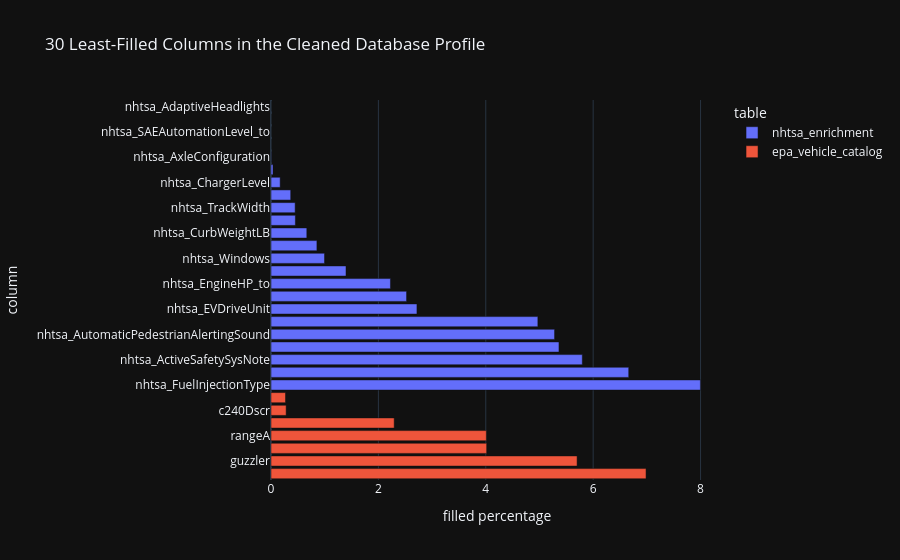

Source (notebook cell):
### Markdown cell above
### Database-wide Column Completeness and Categorical Profile

This section profiles **every column in every user table** in `CAR_DATA_CLEANED.db`.

- `filled_pct` is the percentage of profiled rows with a usable value: **100% means every profiled row is filled**.
- `missing_pct` treats SQLite `NULL` and blank/whitespace text as missing; numeric zero remains a valid value.
- The most repeated value is shown only for columns classified as categorical. IDs, dates, free text, and continuous numeric fields show `not applicable` instead.
- `filled_pct`, `missing_pct`, and missing-row counts are exact: one aggregate SQLite scan runs across every row in each table.
- The categorical classification and mode are calculated from a deterministic rowid-stratified sample (up to 5,000 rows) to keep the profile practical on this 10 GB database.

### Code cell
def quote_identifier(identifier: str) -> str:
    return '"' + identifier.replace('"', '""') + '"'


def table_profile_metadata(
    conn: sqlite3.Connection,
    table_row_counts: dict[str, int] | None = None,
) -> list[tuple[str, int, list[tuple[str, str]]]]:
    tables = [
        row[0]
        for row in conn.execute(
            """
            SELECT name
            FROM sqlite_master
            WHERE type = 'table' AND name NOT LIKE 'sqlite_%'
            ORDER BY name
            """
        )
    ]
    metadata = []
    for table in tables:
        table_sql = quote_identifier(table)
        row_count = (
            int(table_row_counts[table])
            if table_row_counts is not None and table in table_row_counts
            else int(conn.execute(f'SELECT COUNT(*) FROM {table_sql}').fetchone()[0])
        )
        columns = [
            (str(row[1]), str(row[2] or ''))
            for row in conn.execute(f'PRAGMA table_info({table_sql})').fetchall()
        ]
        metadata.append((table, row_count, columns))
    return metadata


def read_stratified_rowid_sample(
    conn: sqlite3.Connection,
    table: str,
    row_count: int,
    sample_size: int,
    extra_select: str = '',
    extra_join: str = '',
) -> pd.DataFrame:
    table_sql = quote_identifier(table)
    if row_count == 0:
        return pd.read_sql_query(f'SELECT base.* {extra_select} FROM {table_sql} AS base {extra_join} LIMIT 0', conn)

    sample_rows = min(row_count, sample_size)
    if sample_rows == row_count:
        return pd.read_sql_query(f'SELECT base.* {extra_select} FROM {table_sql} AS base {extra_join}', conn)

    max_rowid = conn.execute(f'SELECT MAX(rowid) FROM {table_sql}').fetchone()[0]
    block_count = min(50, sample_rows)
    rows_per_block = (sample_rows + block_count - 1) // block_count
    rowid_stride = max(max_rowid // block_count, rows_per_block)
    query = f"""
        WITH RECURSIVE sample_blocks(block_number) AS (
            VALUES(0)
            UNION ALL
            SELECT block_number + 1
            FROM sample_blocks
            WHERE block_number < {block_count - 1}
        )
        SELECT base.* {extra_select}
        FROM sample_blocks AS block
        INNER JOIN {table_sql} AS base
            ON base.rowid >= 1 + block.block_number * {rowid_stride}
           AND base.rowid < 1 + block.block_number * {rowid_stride} + {rows_per_block}
        {extra_join}
        ORDER BY base.rowid
    """
    return pd.read_sql_query(query, conn)


def missing_value_mask(series: pd.Series) -> pd.Series:
    missing = series.isna()
    if pd.api.types.is_object_dtype(series) or pd.api.types.is_string_dtype(series):
        missing = missing | series.astype('string').str.strip().eq('').fillna(False)
    return missing


def semantic_column_type(
    column: str,
    declared_type: str,
    observed: pd.Series,
    distinct_non_missing: int,
) -> str:
    name = column.lower()
    type_name = declared_type.upper()
    non_missing_count = int(observed.shape[0])
    identifier_tokens = ('vin', 'uuid', 'guid', 'url', 'uri', 'hash')
    date_tokens = ('date', 'time', 'timestamp', 'month_start', 'loaddate')

    if any(token in name for token in identifier_tokens) or name.endswith('_id'):
        return 'identifier'
    if any(token in name for token in date_tokens):
        return 'date_or_time'

    text_like = (
        any(token in type_name for token in ('CHAR', 'TEXT', 'CLOB'))
        or pd.api.types.is_object_dtype(observed)
        or pd.api.types.is_string_dtype(observed)
    )
    if text_like:
        categorical_limit = min(5_000, max(50, int(non_missing_count * 0.20)))
        return 'categorical' if distinct_non_missing <= categorical_limit else 'free_text_or_high_cardinality'

    if distinct_non_missing <= 20:
        return 'categorical'
    return 'numeric_or_continuous'


def truncate_value(value: object, limit: int = 80) -> str:
    text = str(value).replace('\n', ' ').strip()
    return text if len(text) <= limit else f'{text[:limit - 3]}...'


def full_table_completeness(
    conn: sqlite3.Connection,
    table: str,
    columns: list[tuple[str, str]],
) -> tuple[int, dict[str, int]]:
    table_sql = quote_identifier(table)
    select_expressions = ['COUNT(*) AS rows_in_table']
    for index, (column, _) in enumerate(columns):
        column_sql = quote_identifier(column)
        missing_condition = (
            column_sql + ' IS NULL OR LENGTH(TRIM(CAST(' + column_sql + ' AS TEXT))) = 0'
        )
        select_expressions.append(
            'COALESCE(SUM(CASE WHEN ' + missing_condition + ' THEN 1 ELSE 0 END), 0) '
            + f'AS missing_{index}'
        )
    row = conn.execute('SELECT ' + ', '.join(select_expressions) + ' FROM ' + table_sql).fetchone()
    missing_rows_by_column = {
        column: int(row[index + 1])
        for index, (column, _) in enumerate(columns)
    }
    return int(row[0]), missing_rows_by_column


def profile_cleaned_database(
    db_path: Path,
    sample_size: int,
    table_row_counts: dict[str, int] | None = None,
) -> tuple[pd.DataFrame, pd.DataFrame]:
    column_records = []
    table_records = []
    with sqlite3.connect(db_path) as conn:
        for table, row_count, columns in table_profile_metadata(conn, table_row_counts):
            sample = read_stratified_rowid_sample(conn, table, row_count, sample_size)
            rows_profiled = int(sample.shape[0])
            exact_rows, exact_missing_rows = full_table_completeness(conn, table, columns)
            profile_scope = (
                'full-table completeness; deterministic categorical sample '
                + f'(up to {sample_size:,} rows)'
            )
            for column, declared_type in columns:
                series = sample[column]
                missing = missing_value_mask(series)
                non_missing = series.loc[~missing]
                distinct_non_missing = int(non_missing.nunique(dropna=True))
                semantic_type = semantic_column_type(
                    column,
                    declared_type,
                    non_missing,
                    distinct_non_missing,
                )
                profiled_non_missing_rows = int(non_missing.shape[0])
                mode_value: str | None = None
                mode_count = 0

                if semantic_type == 'categorical' and not non_missing.empty:
                    counts = non_missing.value_counts(dropna=True)
                    mode_value = truncate_value(counts.index[0])
                    mode_count = int(counts.iloc[0])

                row_count_for_fill = exact_rows
                missing_rows = exact_missing_rows[column]
                non_missing_rows = exact_rows - missing_rows

                filled_pct = 100 * non_missing_rows / row_count_for_fill if row_count_for_fill else np.nan
                column_records.append(
                    {
                        'table': table,
                        'column': column,
                        'declared_type': declared_type or 'not declared',
                        'semantic_type': semantic_type,
                        'rows_in_table': row_count,
                        'rows_sampled_for_categorical_profile': rows_profiled,
                        'profile_scope': profile_scope,
                        'filled_pct': filled_pct,
                        'missing_pct': 100 - filled_pct if pd.notna(filled_pct) else np.nan,
                        'missing_rows': missing_rows,
                        'distinct_non_missing_profiled': distinct_non_missing,
                        'most_repeated_value': mode_value if semantic_type == 'categorical' else 'not applicable',
                        'sample_mode_count': mode_count if semantic_type == 'categorical' else np.nan,
                        'sample_mode_share_of_filled_pct': (
                            100 * mode_count / profiled_non_missing_rows
                            if semantic_type == 'categorical' and profiled_non_missing_rows
                            else np.nan
                        ),
                    }
                )

            table_records.append(
                {
                    'table': table,
                    'rows_in_table': row_count,
                    'columns': len(columns),
                    'rows_scanned_for_completeness': exact_rows,
                    'rows_sampled_for_categorical_profile': rows_profiled,
                    'profile_scope': profile_scope,
                }
            )

    columns_profile = pd.DataFrame(column_records).sort_values(
        ['table', 'missing_pct', 'column'],
        ascending=[True, False, True],
    ).reset_index(drop=True)
    tables_profile = pd.DataFrame(table_records)
    completeness_summary = (
        columns_profile.groupby('table', as_index=False)
        .agg(
            rows_in_table=('rows_in_table', 'first'),
            columns=('column', 'size'),
            average_filled_pct=('filled_pct', 'mean'),
            columns_below_95_pct_filled=('filled_pct', lambda values: int(values.lt(95).sum())),
            columns_at_100_pct_filled=('filled_pct', lambda values: int(np.isclose(values, 100).sum())),
        )
        .merge(
            tables_profile[
                ['table', 'rows_scanned_for_completeness', 'rows_sampled_for_categorical_profile', 'profile_scope']
            ],
            on='table',
            how='left',
        )
    )
    return columns_profile, completeness_summary


table_row_counts = schema_overview.set_index('table')['rows'].astype(int).to_dict()
column_profile, database_completeness_kpis = profile_cleaned_database(
    DB_PATH,
    sample_size=COLUMN_PROFILE_SAMPLE_SIZE,
    table_row_counts=table_row_counts,
)

display(
    database_completeness_kpis.style.format(
        {
            'average_filled_pct': '{:.2f}%',
            'rows_in_table': '{:,.0f}',
            'rows_scanned_for_completeness': '{:,.0f}',
            'rows_sampled_for_categorical_profile': '{:,.0f}',
        }
    ).background_gradient(subset=['average_filled_pct'], cmap='RdYlGn')
)

profile_display_columns = [
    'table',
    'column',
    'declared_type',
    'semantic_type',
    'filled_pct',
    'missing_pct',
    'missing_rows',
    'distinct_non_missing_profiled',
    'most_repeated_value',
    'sample_mode_count',
    'sample_mode_share_of_filled_pct',
    'rows_sampled_for_categorical_profile',
    'profile_scope',
]
display(
    column_profile[profile_display_columns].style.format(
        {
            'filled_pct': '{:.2f}%',
            'missing_pct': '{:.2f}%',
            'missing_rows': '{:,.0f}',
            'distinct_non_missing_profiled': '{:,.0f}',
            'sample_mode_count': '{:,.0f}',
            'sample_mode_share_of_filled_pct': '{:.2f}%',
            'rows_sampled_for_categorical_profile': '{:,.0f}',
        }
    ).background_gradient(subset=['filled_pct'], cmap='RdYlGn')
)

least_filled_columns = column_profile.nsmallest(30, 'filled_pct').copy()
fig = px.bar(
    least_filled_columns,
    x='filled_pct',
    y='column',
    color='table',
    orientation='h',
    hover_data=['missing_pct', 'semantic_type', 'profile_scope'],
    title='30 Least-Filled Columns in the Cleaned Database Profile',
)
fig.update_layout(xaxis_title='filled percentage', yaxis_title='column')
fig.update_yaxes(autorange='reversed')
fig.show()

### Figure 1 — Plotly figure (JSON) as saved in the notebook; plotly's stock layout.template omitted (floating-point values rounded to 4 significant figures)
{"data": [{"customdata": [[100.0, "categorical", "full-table completeness; deterministic categorical sample (up to 5,000 rows)"], [100.0, "categorical", "full-table completeness; deterministic categorical sample (up to 5,000 rows)"], [100.0, "categorical", "full-table completeness; deterministic categorical sample (up to 5,000 rows)"], [100.0, "categorical", "full-table completeness; deterministic categorical sample (up to 5,000 rows)"], [100.0, "categorical", "full-table completeness; deterministic categorical sample (up to 5,000 rows)"], [99.96, "categorical", "full-table completeness; deterministic categorical sample (up to 5,000 rows)"], [99.83, "categorical", "full-table completeness; deterministic categorical sample (up to 5,000 rows)"], [99.63, "categorical", "full-table completeness; deterministic categorical sample (up to 5,000 rows)"], [99.55, "categorical", "full-table completeness; deterministic categorical sample (up to 5,000 rows)"], [99.55, "categorical", "full-table completeness; deterministic categorical sample (up to 5,000 rows)"], [99.33, "categorical", "full-table completeness; deterministic categorical sample (up to 5,000 rows)"], [99.14, "categorical", "full-table completeness; deterministic categorical sample (up to 5,000 rows)"], [99.0, "categorical", "full-table completeness; deterministic categorical sample (up to 5,000 rows)"], [98.6, "categorical", "full-table completeness; deterministic categorical sample (up to 5,000 rows)"], [97.78, "categorical", "full-table completeness; deterministic categorical sample (up to 5,000 rows)"], [97.48, "categorical", "full-table completeness; deterministic categorical sample (up to 5,000 rows)"], [97.28, "categorical", "full-table completeness; deterministic categorical sample (up to 5,000 rows)"], [95.03, "categorical", "full-table completeness; deterministic categorical sample (up to 5,000 rows)"], [94.72, "categorical", "full-table completeness; deterministic categorical sample (up to 5,000 rows)"], [94.64, "categorical", "full-table completeness; deterministic categorical sample (up to 5,000 rows)"], [94.2, "categorical", "full-table completeness; deterministic categorical sample (up to 5,000 rows)"], [93.34, "categorical", "full-table completeness; deterministic categorical sample (up to 5,000 rows)"], [92.0, "categorical", "full-table completeness; deterministic categorical sample (up to 5,000 rows)"]], "hovertemplate": "table=nhtsa_enrichment<br>filled_pct=%{x}<br>column=%{y}<br>missing_pct=%{customdata[0]}<br>semantic_type=%{customdata[1]}<br>profile_scope=%{customdata[2]}<extra></extra>", "legendgroup": "nhtsa_enrichment", "marker": {"color": "#636efa", "pattern": {"shape": ""}}, "name": "nhtsa_enrichment", "orientation": "h", "showlegend": true, "textposition": "auto", "x": [0.0, 0.0, 0.0, 0.0001724, 0.004367, 0.03718, 0.1707, 0.3671, 0.4498, 0.454, 0.6672, 0.8553, 0.9968, 1.397, 2.225, 2.525, 2.718, 4.97, 5.281, 5.363, 5.798, 6.662, 7.997], "xaxis": "x", "y": ["nhtsa_AdaptiveHeadlights", "nhtsa_DriverAssist", "nhtsa_SAEAutomationLevel_to", "nhtsa_CombinedBrakingSystem", "nhtsa_AxleConfiguration", "nhtsa_SAEAutomationLevel", "nhtsa_ChargerLevel", "nhtsa_ChargerPowerKW", "nhtsa_TrackWidth", "nhtsa_BedLengthIN", "nhtsa_CurbWeightLB", "nhtsa_WheelBaseLong", "nhtsa_Windows", "nhtsa_EngineKW", "nhtsa_EngineHP_to", "nhtsa_WheelBaseType", "nhtsa_EVDriveUnit", "nhtsa_TopSpeedMPH", "nhtsa_AutomaticPedestrianAlertingSound", "nhtsa_Trim2", "nhtsa_ActiveSafetySysNote", "nhtsa_AirBagLocSeatCushion", "nhtsa_FuelInjectionType"], "yaxis": "y", "type": "bar"}, {"customdata": [[99.73, "categorical", "full-table completeness; deterministic categorical sample (up to 5,000 rows)"], [99.72, "categorical", "full-table completeness; deterministic categorical sample (up to 5,000 rows)"], [97.71, "categorical", "full-table completeness; deterministic categorical sample (up to 5,000 rows)"], [95.99, "free_text_or_high_cardinality", "full-table completeness; deterministic categorical sample (up to 5,000 rows)"], [95.98, "categorical", "full-table completeness; deterministic categorical sample (up to 5,000 rows)"], [94.3, "categorical", "full-table completeness; deterministic categorical sample (up to 5,000 rows)"], [93.02, "free_text_or_high_cardinality", "full-table completeness; deterministic categorical sample (up to 5,000 rows)"]], "hovertemplate": "table=epa_vehicle_catalog<br>filled_pct=%{x}<br>column=%{y}<br>missing_pct=%{customdata[0]}<br>semantic_type=%{customdata[1]}<br>profile_scope=%{customdata[2]}<extra></extra>", "legendgroup": "epa_vehicle_catalog", "marker": {"color": "#EF553B", "pattern": {"shape": ""}}, "name": "epa_vehicle_catalog", "orientation": "h", "showlegend": true, "textposition": "auto", "x": [0.27, 0.282, 2.294, 4.01, 4.016, 5.701, 6.985], "xaxis": "x", "y": ["c240bDscr", "c240Dscr", "sCharger", "rangeA", "fuelType2", "guzzler", "evMotor"], "yaxis": "y", "type": "bar"}], "layout": {"xaxis": {"anchor": "y", "domain": [0.0, 1.0], "title": {"text": "filled percentage"}}, "yaxis": {"anchor": "x", "domain": [0.0, 1.0], "title": {"text": "column"}, "autorange": "reversed"}, "legend": {"title": {"text": "table"}, "tracegroupgap": 0}, "title": {"text": "30 Least-Filled Columns in the Cleaned Database Profile"}, "barmode": "relative"}}
